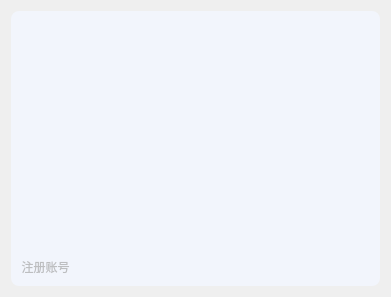
<?xml version="1.0" encoding="UTF-8"?>
<ui version="4.0">
 <class>MMLoginUI</class>
 <widget class="QWidget" name="MMLoginUI">
  <property name="geometry">
   <rect>
    <x>0</x>
    <y>0</y>
    <width>391</width>
    <height>297</height>
   </rect>
  </property>
  <property name="windowTitle">
   <string>Form</string>
  </property>
  <layout class="QGridLayout" name="gridLayout">
   <item row="0" column="0">
    <widget class="QWidget" name="widget" native="true">
     <property name="styleSheet">
      <string notr="true">QWidget#widget
{
	background-color: #F2F5FC;
	border-radius: 8px;
}</string>
     </property>
     <layout class="QVBoxLayout" name="verticalLayout">
      <property name="spacing">
       <number>6</number>
      </property>
      <property name="leftMargin">
       <number>6</number>
      </property>
      <property name="topMargin">
       <number>6</number>
      </property>
      <property name="rightMargin">
       <number>6</number>
      </property>
      <property name="bottomMargin">
       <number>6</number>
      </property>
      <item>
       <layout class="QHBoxLayout" name="horizontalLayout">
        <item>
         <spacer name="horizontalSpacer">
          <property name="orientation">
           <enum>Qt::Horizontal</enum>
          </property>
          <property name="sizeHint" stdset="0">
           <size>
            <width>40</width>
            <height>20</height>
           </size>
          </property>
         </spacer>
        </item>
        <item>
         <widget class="MMPushButton" name="btn_close">
          <property name="styleSheet">
           <string notr="true">QPushButton
{
	border: none;
}</string>
          </property>
          <property name="text">
           <string/>
          </property>
         </widget>
        </item>
       </layout>
      </item>
      <item>
       <widget class="QStackedWidget" name="stackedWidget">
        <property name="currentIndex">
         <number>0</number>
        </property>
        <widget class="MMAccountLoginUI" name="account_login"/>
        <widget class="QWidget" name="qrcode_login">
         <layout class="QHBoxLayout" name="horizontalLayout_3">
          <item>
           <widget class="QLabel" name="qrcodeLabel">
            <property name="minimumSize">
             <size>
              <width>120</width>
              <height>120</height>
             </size>
            </property>
            <property name="maximumSize">
             <size>
              <width>120</width>
              <height>120</height>
             </size>
            </property>
            <property name="text">
             <string/>
            </property>
           </widget>
          </item>
         </layout>
        </widget>
       </widget>
      </item>
      <item>
       <widget class="QWidget" name="widget_2" native="true">
        <layout class="QHBoxLayout" name="horizontalLayout_2">
         <property name="spacing">
          <number>0</number>
         </property>
         <property name="leftMargin">
          <number>0</number>
         </property>
         <property name="topMargin">
          <number>0</number>
         </property>
         <property name="rightMargin">
          <number>0</number>
         </property>
         <property name="bottomMargin">
          <number>0</number>
         </property>
         <item>
          <widget class="QToolButton" name="btnRegister">
           <property name="styleSheet">
            <string notr="true">QToolButton{
	border: none;
	color: #b2a6a6a6;
	outline: none;
}

QToolButton::hover{
	color: #ffa6a6a6;
}</string>
           </property>
           <property name="text">
            <string>注册账号</string>
           </property>
           <property name="iconSize">
            <size>
             <width>0</width>
             <height>0</height>
            </size>
           </property>
           <property name="toolButtonStyle">
            <enum>Qt::ToolButtonTextOnly</enum>
           </property>
           <property name="arrowType">
            <enum>Qt::NoArrow</enum>
           </property>
          </widget>
         </item>
         <item>
          <spacer name="horizontalSpacer_2">
           <property name="orientation">
            <enum>Qt::Horizontal</enum>
           </property>
           <property name="sizeHint" stdset="0">
            <size>
             <width>40</width>
             <height>20</height>
            </size>
           </property>
          </spacer>
         </item>
         <item>
          <widget class="QToolButton" name="btnQRCode">
           <property name="mouseTracking">
            <bool>true</bool>
           </property>
           <property name="toolTip">
            <string>二维码登录</string>
           </property>
           <property name="styleSheet">
            <string notr="true">QToolButton
{
	border: none;
}</string>
           </property>
           <property name="text">
            <string/>
           </property>
           <property name="icon">
            <iconset resource="../../../resource/resource.qrc">
             <normaloff>:/Global/QRcode_icon.png</normaloff>:/Global/QRcode_icon.png</iconset>
           </property>
           <property name="iconSize">
            <size>
             <width>24</width>
             <height>24</height>
            </size>
           </property>
          </widget>
         </item>
        </layout>
       </widget>
      </item>
     </layout>
    </widget>
   </item>
  </layout>
 </widget>
 <customwidgets>
  <customwidget>
   <class>MMPushButton</class>
   <extends>QPushButton</extends>
   <header>mmpushbutton.h</header>
  </customwidget>
  <customwidget>
   <class>MMAccountLoginUI</class>
   <extends>QWidget</extends>
   <header>mmaccountloginui.h</header>
   <container>1</container>
  </customwidget>
 </customwidgets>
 <resources>
  <include location="../../../resource/resource.qrc"/>
 </resources>
 <connections/>
</ui>
